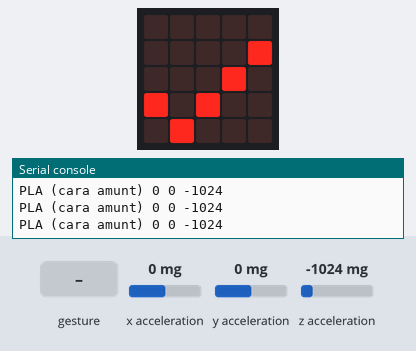
Simulated run of this program. Board: BBC micro:bit running MicroPython. Parts: the board's 5×5 LED display, the last lines printed to the serial console. Inputs (shaded band) come from the test bench; at power-on: z acceleration -1024 mg, x acceleration 0 mg, y acceleration 0 mg. A tilt is held for 1.5 s and a shake lasts 1 s, then the board lies face up again.

Above: at 1.2 s.
1.3 s: gesture 'shake'
At 1.71 s:
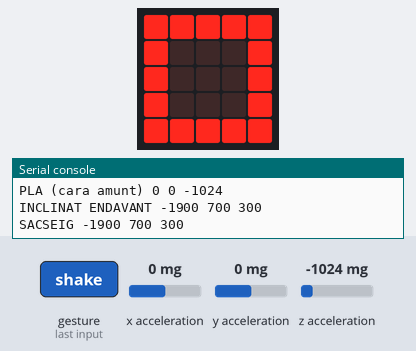
At 2.21 s:
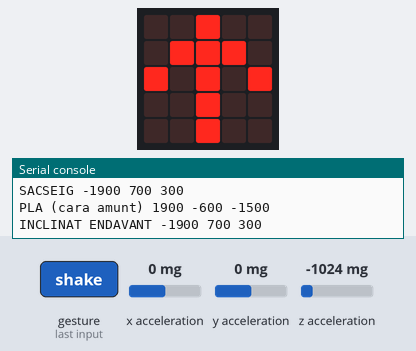
3.9 s: z acceleration set to -749 mg
5.4 s: z acceleration set to -647 mg
6.9 s: z acceleration set to 680 mg
8.4 s: z acceleration set to 722 mg
At 8.9 s:
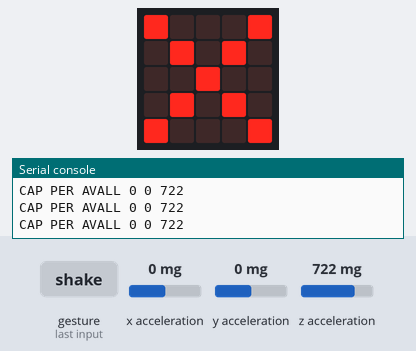
9.9 s: z acceleration set to -1440 mg
At 10.4 s:
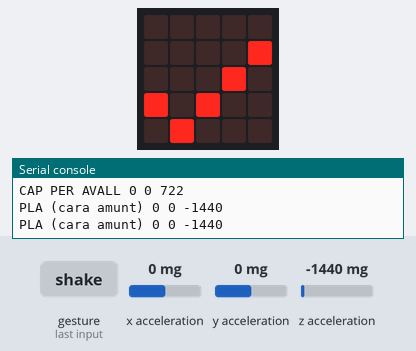
Timing chart, 0 to 12.5 s (numbered marks = the images above; inputs shaded):
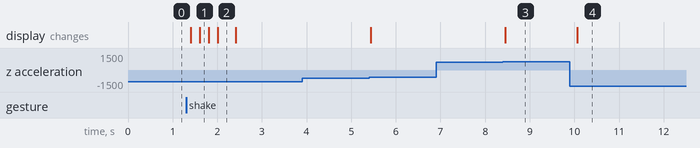

Measured:
- the behaviour switches between 700 and 701 mg on z acceleration (found by bisection; images 2 and 3)
- after the input at 1.3 s, the display: first changes after 0.11 s (image 1 shows a later state)
- after the input at 8.4 s, the display: changes after 0.05 s (image 3)
- after the input at 9.9 s, the display: changes after 0.16 s (image 4)
- what the display in image 2 shows lasts 0.4 s, from 2.0 s to 2.4 s

The program:

03_ia_gestos.py
```python
# SA8 - 03_ia_gestos.py
# Introduccio a la IA: classificador de gestos amb l'acceleròmetre (basat en REGLES).
# Llegeix x, y, z i decideix en quina posicio esta la placa.
# Es una "IA" senzilla feta a ma; el ML real APREN les regles a partir d'exemples
# (es pot explorar amb l'extensio "Code & AI" de MakeCode).
# Quan: S3 - modelatge

from microbit import *

def classifica(x, y, z):
    # Valors en mil-li-g (aprox.): la gravetat son ~1000 a l'eix vertical.
    if accelerometer.was_gesture("shake"):
        return "SACSEIG"
    if z < -700:
        return "PLA (cara amunt)"
    if z > 700:
        return "CAP PER AVALL"
    if y > 600:
        return "INCLINAT ENDAVANT"
    if y < -600:
        return "INCLINAT ENRERE"
    if x > 600:
        return "INCLINAT DRETA"
    if x < -600:
        return "INCLINAT ESQUERRA"
    return "DRET"

while True:
    x = accelerometer.get_x()
    y = accelerometer.get_y()
    z = accelerometer.get_z()

    gest = classifica(x, y, z)
    print(gest, x, y, z)      # mostra dades + classe (per ajustar llindars)

    # Feedback visual segons la classe
    if gest == "SACSEIG":
        display.show(Image.SQUARE)
    elif "PLA" in gest:
        display.show(Image.YES)
    elif "AVALL" in gest:
        display.show(Image.NO)
    else:
        display.show(Image.ARROW_N)
    sleep(200)
```
